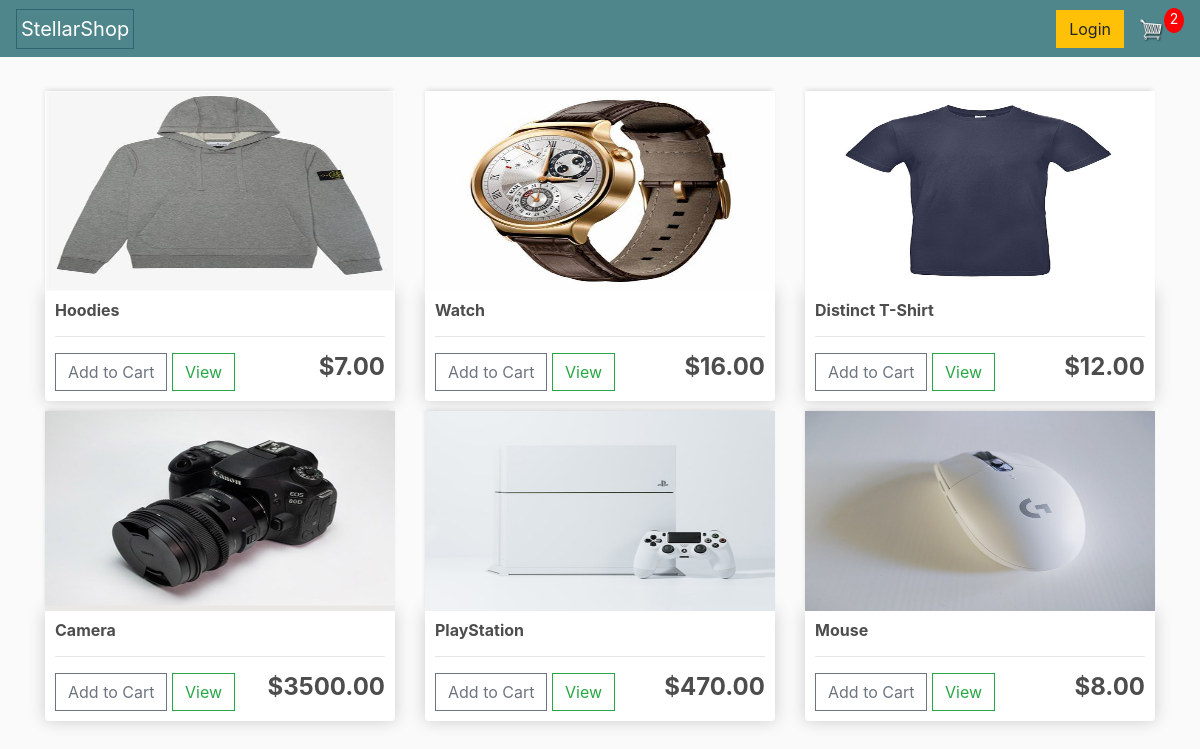
Screenshot of / (signed in) with the database file from the repository.
### store/models.py (models this page shows, shortened)
class Product(models.Model):
    name = models.CharField(max_length=200, null=True)
    price = models.FloatField()
    digital = models.BooleanField(default=False, null=True, blank=False)
    image = models.ImageField(null=True, blank=True)
    @property
    def imageURL(self):
        try:
            url = self.image.url
        except:
            url = ''
        return url

### store/views.py (the view)
# urls.py: path('', include('store.urls')),
def store(request):
    data = cartData(request)
    cartItems = data['cartItems']
    products = Product.objects.all()
    context = {'products': products, 'cartItems': cartItems}
    return render(request, 'store/store.html', context)

### store/models.py (called while the page is built)
    @property
    def get_cart_items(self):
        orderitems = self.orderitem_set.all()
        total = sum([item.quantity for item in orderitems])
        return total

### store/utils.py (called while the page is built)
def cartData(request):
    if request.user.is_authenticated:
        customer = request.user.customer
        order, created = Order.objects.get_or_create(customer=customer, complete=False)
        items = order.orderitem_set.all()
        cartItems = order.get_cart_items
    else:
        cookieData = cookieCart(request)
        cartItems = cookieData['cartItems']
        order = cookieData['order']
        items = cookieData['items']
    return{'cartItems':cartItems, 'order':order, 'items': items}

### store/templates/store/store.html
{% extends 'store/main.html' %} {% load static %} {% block content %}
<div class="row">
  {% for product in products %}
  <div class="col-lg-4">
    <img class="thumbnail" src="{{product.imageURL}}" />
    <div class="box-element product">
      <h6><strong>{{product.name}}</strong></h6>
      <hr />
      <button
        data-product="{{product.id}}"
        data-action="add"
        class="btn btn-outline-secondary add-btn update-cart"
      >
        Add to Cart
      </button>
      <a class="btn btn-outline-success" href="#">View</a>
      <h4 style="display: inline-block; float: right">
        <strong> ${{product.price|floatformat:2}}</strong>
      </h4>
    </div>
  </div>
  {% endfor %}
</div>
{% endblock content %}

### static/css/main.css (style rules this page uses)
body { background-color: hsl(0, 0%, 98%); }
h1,h2,h3,h4,h5,h6 { color:hsl(0, 0%, 30%); }
.box-element { box-shadow:hsl(0, 0%, 80%) 0 0 16px; background-color: #fff; border-radius: 4px; padding: 10px; }
.thumbnail { width: 100%; height: 200px; -webkit-box-shadow: -1px -3px 5px -2px rgba(214,214,214,1); -moz-box-shadow: -1px -3px 5px -2px rgba(214,214,214,1); box-shadow: -1px -3px 5px -2px rgba(214,214,214,1); }
.product { border-radius: 0 0 4px 4px; }
.col-lg-4, .col-lg-6, .col-lg-8, .col-lg-12 { margin-top: 10px; }
.btn { border-radius: 0; }

### rows the page displays
Product: imageURL (picture), name "Hoodies", price "7.00"
Product: imageURL (picture), name "Watch", price "16.00"
Product: imageURL (picture), name "Distinct T-Shirt", price "12.00"
Product: imageURL (picture), name "Camera", price "3500.00"
Product: imageURL (picture), name "PlayStation", price "470.00"
Product: imageURL (picture), name "Mouse", price "8.00"

### other values shown
{{ cartItems }} "2"
